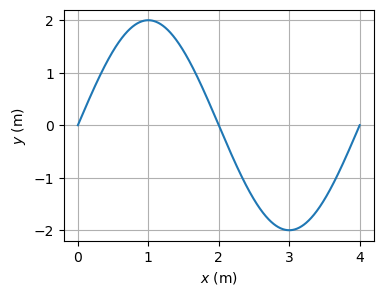

This chart was generated by the following Python code:
# 博客园，繁星间漫步，陆巍的博客
from pylab import *

def DrawTest():
    figure(figsize=(4,3))
    x = linspace(0, 4, 1001)
    plot(x, 2*sin(2*pi*x/4))
    xlabel('$x$ (m)')
    ylabel('$y$ (m)')
    grid(True)
    savefig('draw_test.png', bbox_inches='tight')
    return ""